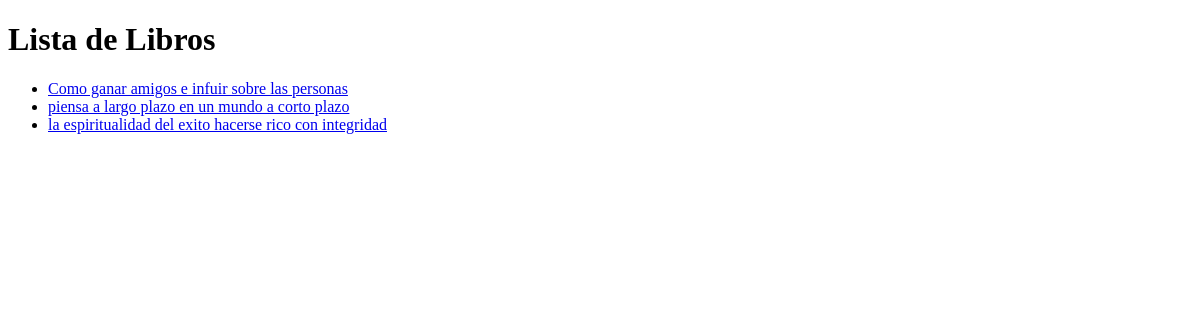
Page /libros/ on the earlier database version.
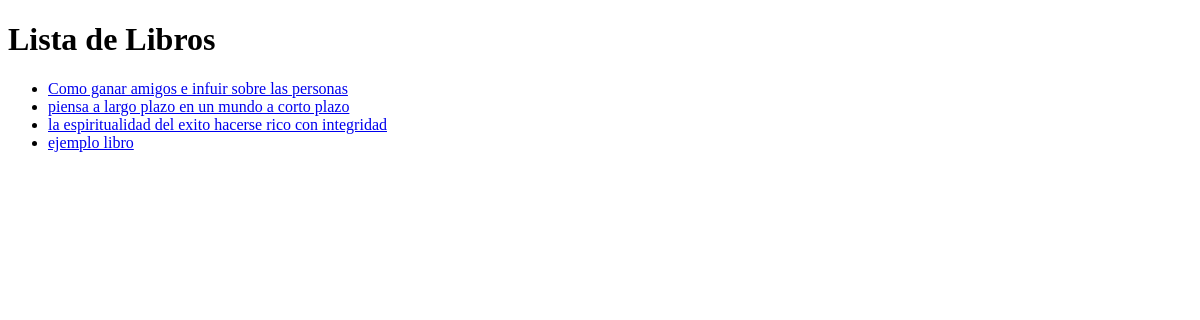
Same page on the later database version.
### libros/models.py (models this page shows, shortened)
class Libro(models.Model):
    titulo = models.CharField(max_length=200)
    autor = models.CharField(max_length=100)
    descripcion = models.TextField()
    fecha_publicacion = models.DateField()
    isbn = models.CharField(max_length=13, unique=True)

### libros/views.py (the view)
# urls.py: path('', views.lista_libros, name='lista_libros'),
def lista_libros(request):
    libros = Libro.objects.all()
    return render(request, 'libros/lista_libros.html', {'libros': libros})

### libros/templates/libros/lista_libros.html (shortened to what this page needs)
<!DOCTYPE html>
<html>
<head>
</head>
<body>
    <h1>Lista de Libros</h1>
    <ul>
    {% for libro in libros %}
        <li><a href="{% url 'detalle_libro' libro.id %}">{{ libro.titulo }}</a></li>
    {% endfor %}
    </ul>
</body>
</html>

Differences in the rows shown:
added Libro: titulo "ejemplo libro"
